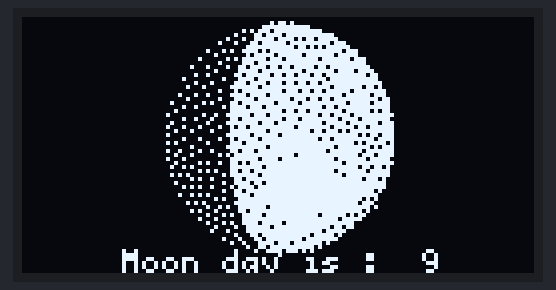
The sketch below on a simulated Arduino Uno, built with avr-gcc and run on an emulated ATmega328P. On the bench: 128×64 one-colour display.

Above: at 1.1 s.

The sketch:

moon_phase_calculator.ino
```cpp
// (licence header left out)
#include "moon_images.h"
#include <U8g2lib.h>

// I2C Pin definition
#define CLOCK_PIN 15
#define DATA_PIN  4
#define RESET_PIN 16


// u8g2 contructor
U8G2_SSD1306_128X64_NONAME_F_SW_I2C u8g2(U8G2_R0, CLOCK_PIN, DATA_PIN, RESET_PIN);


//--------------------------------------------------------------------------------------------
//                                 INPUTS
//--------------------------------------------------------------------------------------------
int timeZone = 2;
int day = 17;
int month = 8;
int year = 2021;
int moonNum = -1;
char* moonPhaseStr;

// List of the bitmap Moon phase images
const unsigned char* moonPhaseImages[29] = {moon1_bmp, moon2_bmp, moon3_bmp, moon4_bmp,
                                            moon5_bmp, moon6_bmp, moon7_bmp, moon8_bmp,
                                            moon9_bmp, moon10_bmp, moon11_bmp, moon12_bmp,
                                            moon13_bmp, moon14_bmp, moon15_bmp, moon16_bmp,
                                            moon17_bmp, moon18_bmp, moon19_bmp, moon20_bmp,
                                            moon21_bmp, moon22_bmp, moon23_bmp, moon24_bmp,
                                            moon25_bmp, moon26_bmp, moon27_bmp, moon28_bmp,
                                            moon29_bmp
                                           };

//--------------------------------------------------------------------------------------------
//                                 VOID SETUP
//--------------------------------------------------------------------------------------------
void setup()
{
    u8g2.begin();
    Serial.begin(9600);
}


//--------------------------------------------------------------------------------------------
//                                 VOID LOOP
//--------------------------------------------------------------------------------------------
void loop()
{
    // Calculate the moon number
    moonNum = moonPhases(year, month, day);


    u8g2.firstPage();
    do
    {
      // Set the font for the moon phase text
      u8g2.setFont(u8g2_font_5x7_tr); //u8g2_font_ncenB14_tr, u8g2_font_5x7_tr, u8g2_font_4x6_tf

      // Draw the moon phase image
      u8g2.drawXBMP(34, 0, moon_width, moon_height, moonPhaseImages[moonNum]);

      // Write the moon phase text
      u8g2.drawStr(25,64,"Moon day is : ");
      u8g2.setCursor(100, 64);
      u8g2.print(moonNum);

    } while (u8g2.nextPage());

    delay(500);

}


//----------------------------------------------------------------------------------------
//                            MOON PHASE CALCULATION
//----------------------------------------------------------------------------------------
int moonPhases(int year, int month, int day)
{
    double jd = julianDat(year, month, day);  // calculate Julian Date

    float dr = PI / 180.0;

    float rd = 1 / dr;

    unsigned long meeDT = pow(jd - 2382148, 2) / 41048480 / 86400;

    double meeT = (jd + meeDT - 2451545.0) / 36525;

    unsigned long meeT2 = pow(meeT, 2);

    unsigned long meeT3 = pow(meeT, 3);

    double meeD = 297.85 + (445267.1115 * meeT) - (0.0016300 * meeT2) + (meeT3 / 545868);

    meeD = proper_ang(meeD) * dr;

    double meeM1 = 134.96 + (477198.8676 * meeT) + (0.0089970 * meeT2) + (meeT3 / 69699);

    meeM1 = proper_ang(meeM1) * dr;

    double meeM = 357.53 + (35999.0503 * meeT);

    meeM = proper_ang(meeM) * dr;

    double elong = meeD * rd + 6.29 * sin(meeM1);

    elong = elong - 2.10 * sin(meeM);

    elong = elong + 1.27 * sin(2 * meeD - meeM1);

    elong = elong + 0.66 * sin(2 * meeD);

    elong = proper_ang(elong);

    elong = round(elong);

    delay(1000);

    double moonNum = ((elong + 6.43) / 360) * 28;

    moonNum = floor(moonNum);

    if (moonNum == 28)
    {
      moonNum = 0;
    }

    return moonNum;
}

//--------------------------------------------------------------------------------------------
//                                 PROPER ANG
//--------------------------------------------------------------------------------------------
double proper_ang(double big)
{
    double tmp = 0;

    if (big > 0)
    {
      tmp = big / 360.0;
      tmp = (tmp - floor(tmp)) * 360.0;
    }
    else
    {
      tmp = ceil(abs(big / 360.0));
      tmp = big + tmp * 360.0;
    }

    return tmp;
}


//----------------------------------------------------------------------------------------
//                            CALCULATE JULIAN DATE
//----------------------------------------------------------------------------------------
double julianDat(int year, int month, int day)
{
  double  zone = -(timeZone * 60 / 1440.0);

  if (month <= 2)
  {
    year -= 1;
    month += 12;
  }

  double day2 = day + zone + 0.5;
  double A = floor(year / 100.0);
  double B = 2 - A + floor(A / 4.0);
  double JD = floor(365.25 * (year + 4716)) + floor(30.6001 * (month + 1)) + day2 + B - 1524.5;

  return JD;
}


//----------------------------------------------------------------------------------------
//                            GET THE MOONPHASE TEXT
//----------------------------------------------------------------------------------------
char* moonPhaseText(int moonNum)
 {
    char outputStr[50];

    char moonPhase[50] = " new Moon";
    char tempStr[50] = " new Moon";


    if ((moonNum > 03) && (moonNum < 11)) sprintf(moonPhase,"%s", " First Quarter");  //moonPhase = " First Quarter";
    if ((moonNum > 10) && (moonNum < 18)) sprintf(moonPhase,"%s", " Full Moon");      //moonPhase = " Full Moon";
    if ((moonNum > 17) && (moonNum < 25)) sprintf(moonPhase,"%s", " Last Quarter");   //moonPhase = " Last Quarter";

    if ((moonNum == 01) || (moonNum == 8) || (moonNum == 15) || (moonNum == 22))
    {
      sprintf(outputStr,"1 day past %s", moonPhase);
    }

    if ((moonNum == 02) || (moonNum == 9) || (moonNum == 16) || (moonNum == 23))
    {
      sprintf(outputStr,"2 days past %s", moonPhase);
    }

    if ((moonNum == 03) || (moonNum == 10) || (moonNum == 17) || (moonNum == 24))
    {
      sprintf(outputStr,"3 days past %s", moonPhase);
    }

    if ((moonNum == 04) || (moonNum == 11) || (moonNum == 18) || (moonNum == 25))
    {
      sprintf(outputStr,"3 days before %s", moonPhase);
    }

    if ((moonNum == 05) || (moonNum == 12) || (moonNum == 19) || (moonNum == 26))
    {
      sprintf(outputStr,"2 days before %s", moonPhase);
    }

    if ((moonNum == 06) || (moonNum == 13) || (moonNum == 20) || (moonNum == 27))
    {
      sprintf(outputStr,"1 day before %s", moonPhase);
    }


    return outputStr;

 }
```

Source omitted: moon_images.h (data table, 77106 bytes)
